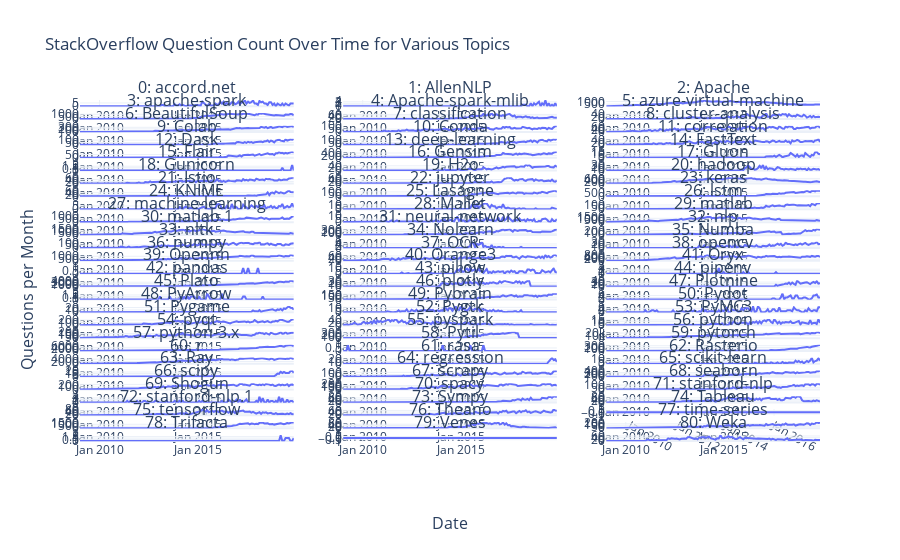

Source (notebook cell):
### Code cell
fig_time_series_subplot.update_layout(height=2500, title="StackOverflow Question Count Over Time for Various Topics")
